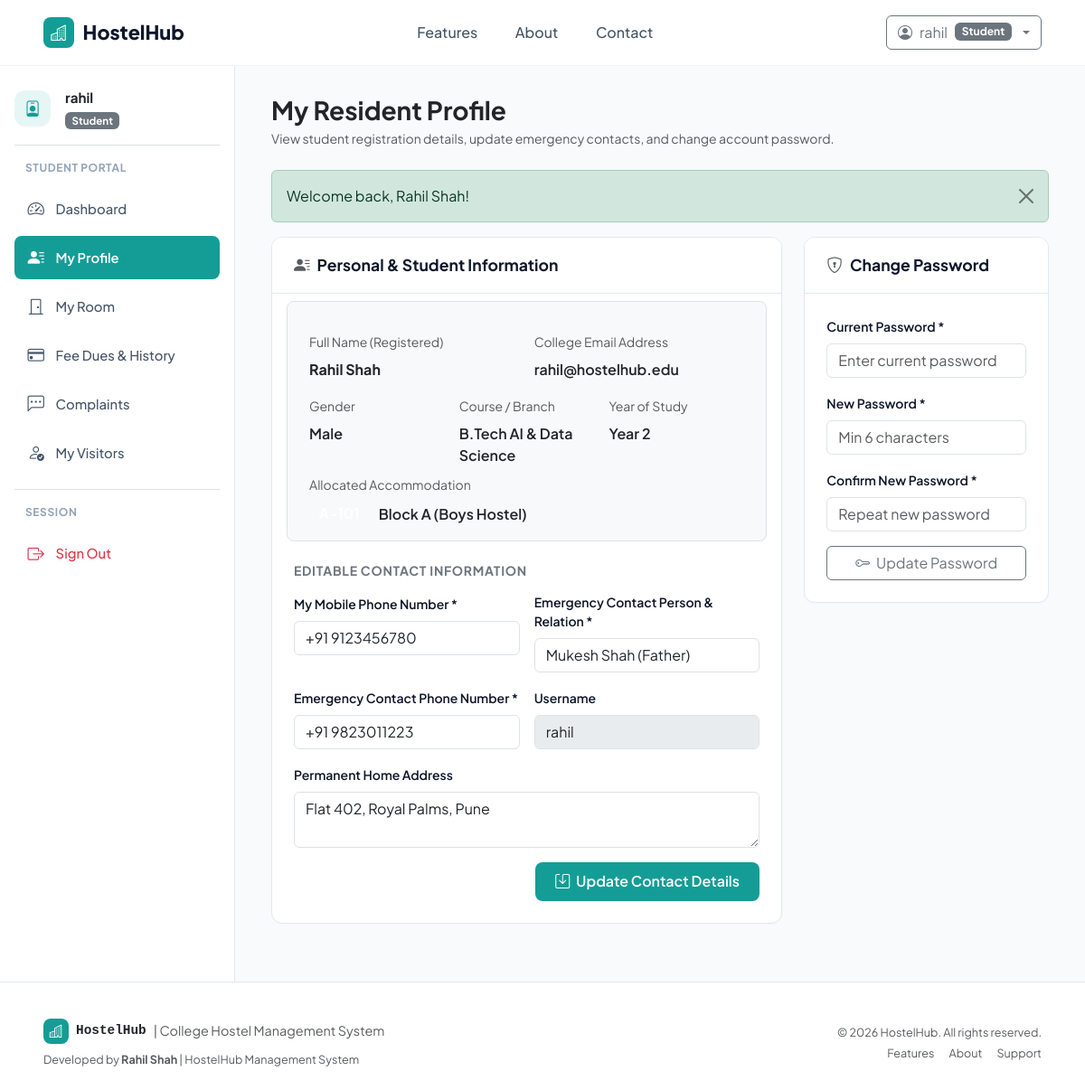
Screenshot of /student/profile.php (signed in) with the database file from the repository.
### tables this page shows
CREATE TABLE `students` (
    `StudentID` INT AUTO_INCREMENT PRIMARY KEY,
    `Name` VARCHAR(100) NOT NULL,
    `Email` VARCHAR(100) NOT NULL UNIQUE,
    `Phone` VARCHAR(20) NOT NULL,
    `Gender` ENUM('Male', 'Female', 'Other') NOT NULL,
    `Course` VARCHAR(100) NOT NULL,
    `Year` INT NOT NULL DEFAULT 1,
    `EmergencyContact` VARCHAR(100) NOT NULL,
    `EmergencyPhone` VARCHAR(20) NOT NULL,
    `Address` TEXT NULL,
    `RoomID` INT NULL,
    `CreatedAt` TIMESTAMP DEFAULT CURRENT_TIMESTAMP,
    FOREIGN KEY (`RoomID`) REFERENCES `rooms`(`RoomID`) ON DELETE SET NULL
);

CREATE TABLE `blocks` (
    `BlockID` INT AUTO_INCREMENT PRIMARY KEY,
    `BlockName` VARCHAR(50) NOT NULL UNIQUE,
    `Gender` ENUM('Boys', 'Girls', 'Coed') NOT NULL,
    `Description` VARCHAR(255) NULL,
    `CreatedAt` TIMESTAMP DEFAULT CURRENT_TIMESTAMP
);

### includes/auth.php (called while the page is built, shortened)
<?php
require_once __DIR__ . '/helpers.php';
function current_user(): ?array {
    return $_SESSION['user'] ?? null;
}

### student/profile.php (the view, shortened to what this page needs)
<?php
require_once __DIR__ . '/../config/database.php';
require_once __DIR__ . '/../includes/helpers.php';
require_once __DIR__ . '/../includes/auth.php';
$studentId = (int)($_SESSION['user']['StudentID'] ?? 0);
$sStmt = $pdo->prepare("
    SELECT s.*, r.RoomNumber, b.BlockName, l.Username
    FROM students s
    LEFT JOIN rooms r ON s.RoomID = r.RoomID
    LEFT JOIN blocks b ON r.BlockID = b.BlockID
    LEFT JOIN logins l ON l.StudentID = s.StudentID
    WHERE s.StudentID = :sid
");
$sStmt->execute([':sid' => $studentId]);
$student = $sStmt->fetch();
require_once __DIR__ . '/../includes/header.php';
?>
<div class="dashboard-container">
    <?php require_once __DIR__ . '/../includes/sidebar.php'; ?>
    <main class="main-content">
        <div class="d-flex flex-wrap justify-content-between align-items-center mb-4 gap-3">
            <div>
                <h3 class="fw-bold text-dark mb-1">My Resident Profile</h3>
                <p class="text-muted small mb-0">View student registration details, update emergency contacts, and change account password.</p>
            </div>
        </div>
        <div class="row g-4">
            <div class="col-lg-8">
                <div class="content-card">
                    <div class="content-card-header">
                        <h6 class="content-card-title"><i class="bi bi-person-lines-fill me-2 text-muted"></i>Personal & Student Information</h6>
                    </div>
                    <div class="content-card-body">
                        <form method="POST" action="profile.php" class="needs-validation" novalidate>
                            <div class="row g-3 mb-4 p-3 bg-light rounded-3 border">
                                <div class="col-md-6">
                                    <label class="form-label small text-muted">Full Name (Registered)</label>
                                    <div class="fw-bold text-dark fs-6"><?= htmlspecialchars($student['Name']) ?></div>
                                </div>
                                <div class="col-md-6">
                                    <label class="form-label small text-muted">College Email Address</label>
                                    <div class="fw-semibold text-dark"><?= htmlspecialchars($student['Email']) ?></div>
                                </div>
                                <div class="col-md-4">
                                    <label class="form-label small text-muted">Gender</label>
                                    <div class="fw-semibold text-dark"><?= htmlspecialchars($student['Gender']) ?></div>
                                </div>
                                <div class="col-md-4">
                                    <label class="form-label small text-muted">Course / Branch</label>
                                    <div class="fw-semibold text-dark"><?= htmlspecialchars($student['Course']) ?></div>
                                </div>
                                <div class="col-md-4">
                                    <label class="form-label small text-muted">Year of Study</label>
                                    <div class="fw-semibold text-dark">Year <?= $student['Year'] ?></div>
                                </div>
                                <div class="col-12 mt-2">
                                    <label class="form-label small text-muted">Allocated Accommodation</label>
                                    <div>
                                        <?php if (!empty($student['RoomNumber'])): ?>
                                            <span class="badge bg-teal fs-6 me-2"><?= htmlspecialchars($student['RoomNumber']) ?></span>
                                            <span class="fw-semibold text-dark"><?= htmlspecialchars($student['BlockName']) ?></span>
                                        <?php else: ?>
                                            <span class="badge bg-warning text-dark">Not yet assigned</span>
                                        <?php endif; ?>
                                    </div>
                                </div>
                            </div>
                            <h6 class="text-uppercase text-secondary fw-bold small mb-3" style="letter-spacing: 0.05em;">
                                Editable Contact Information
                            </h6>
                            <div class="row g-3 mb-3">
                                <div class="col-md-6">
                                    <label class="form-label small fw-semibold">My Mobile Phone Number *</label>
                                    <input type="tel" name="phone" class="form-control" value="<?= htmlspecialchars($student['Phone']) ?>" required>
                                </div>
                                <div class="col-md-6">
                                    <label class="form-label small fw-semibold">Emergency Contact Person & Relation *</label>
                                    <input type="text" name="emergency_contact" class="form-control" value="<?= htmlspecialchars($student['EmergencyContact']) ?>" required placeholder="e.g. Mukesh Shah (Father)">
                                </div>
                                <div class="col-md-6">
                                    <label class="form-label small fw-semibold">Emergency Contact Phone Number *</label>
                                    <input type="tel" name="emergency_phone" class="form-control" value="<?= htmlspecialchars($student['EmergencyPhone']) ?>" required placeholder="+91 98...">
                                </div>
                                <div class="col-md-6">
                                    <label class="form-label small fw-semibold">Username</label>
                                    <input type="text" class="form-control" value="<?= htmlspecialchars($student['Username'] ?? '') ?>" disabled>
                                </div>
                                <div class="col-12">
                                    <label class="form-label small fw-semibold">Permanent Home Address</label>
                                    <textarea name="address" class="form-control" rows="2"><?= htmlspecialchars($student['Address'] ?? '') ?></textarea>
                                </div>
                            </div>
                            <div class="d-flex justify-content-end">
                                <button type="submit" class="btn btn-teal">
                                    <i class="bi bi-save me-1"></i> Update Contact Details
                                </button>
                            </div>
                        </form>
                    </div>
                </div>
            </div>
            <div class="col-lg-4">
                <div class="content-card">
                    <div class="content-card-header">
                        <h6 class="content-card-title"><i class="bi bi-shield-lock me-2 text-muted"></i>Change Password</h6>
                    </div>
                    <div class="content-card-body">
                        <form method="POST" action="profile.php" class="needs-validation" novalidate>
                            <div class="mb-3">
                                <label class="form-label small fw-semibold">Current Password *</label>
                                <input type="password" name="current_password" class="form-control" required placeholder="Enter current password">
                            </div>
                            <div class="mb-3">
                                <label class="form-label small fw-semibold">New Password *</label>
                                <input type="password" name="new_password" class="form-control" required placeholder="Min 6 characters">
                            </div>
                            <div class="mb-3">
                                <label class="form-label small fw-semibold">Confirm New Password *</label>
                                <input type="password" name="confirm_password" class="form-control" required placeholder="Repeat new password">
                            </div>
                            <button type="submit" class="btn btn-outline-secondary w-100">
                                <i class="bi bi-key me-1"></i> Update Password
                            </button>
                        </form>
                    </div>
                </div>
            </div>
        </div>
    </main>
</div>
<?php require_once __DIR__ . '/../includes/footer.php'; ?>

### includes/header.php (shortened to what this page needs)
<?php
require_once __DIR__ . '/helpers.php';
require_once __DIR__ . '/auth.php';
$currentUser = current_user();
?>
<!DOCTYPE html>
<html lang="en">
<head>
    <link href="https://cdn.jsdelivr.net/npm/bootstrap@5.3.3/dist/css/bootstrap.min.css" rel="stylesheet">
    <link rel="stylesheet" href="https://cdn.jsdelivr.net/npm/bootstrap-icons@1.11.3/font/bootstrap-icons.min.css">
    <link rel="stylesheet" href="<?= BASE_URL ?>/assets/css/style.css?v=<?= time() ?>">
</head>
<body>
<nav class="navbar navbar-expand-lg navbar-custom navbar-light sticky-top">
    <div class="container-fluid px-3 px-lg-5">
        <a class="navbar-brand-custom" href="<?= BASE_URL ?>/index.php">
            <span class="brand-icon-box">
                <i class="bi bi-buildings"></i>
            </span>
            <span>HostelHub</span>
        </a>
        <div class="collapse navbar-collapse" id="hostelNavbar">
            <ul class="navbar-nav mx-auto mb-2 mb-lg-0">
                <li class="nav-item">
                    <a class="nav-link nav-link-custom" href="<?= BASE_URL ?>/index.php#features">Features</a>
                </li>
                <li class="nav-item">
                    <a class="nav-link nav-link-custom" href="<?= BASE_URL ?>/index.php#about">About</a>
                </li>
                <li class="nav-item">
                    <a class="nav-link nav-link-custom" href="<?= BASE_URL ?>/index.php#contact">Contact</a>
                </li>
            </ul>
            <div class="d-flex align-items-center gap-2">
                <?php if ($currentUser): ?>
                    <div class="dropdown">
                        <button class="btn btn-outline-secondary dropdown-toggle d-flex align-items-center gap-2" type="button" data-bs-toggle="dropdown" aria-expanded="false">
                            <i class="bi bi-person-circle"></i>
                            <span><?= htmlspecialchars($currentUser['Username']) ?></span>
                            <span class="badge bg-secondary"><?= htmlspecialchars($currentUser['Role']) ?></span>
                        </button>
                    </div>
                <?php else: ?>
                    <a href="<?= BASE_URL ?>/auth/login.php" class="nav-link-custom text-decoration-none px-3">Login</a>
                    <a href="<?= BASE_URL ?>/auth/register.php" class="btn btn-teal">Register</a>
                <?php endif; ?>
            </div>
        </div>
    </div>
</nav>

### assets/css/style.css (style rules this page uses)
:root { --primary-teal: #149d96; --primary-teal-hover: #0f827c; --primary-teal-light: #e6f6f5; --primary-teal-border: #b2e4e1; --text-dark: #0f172a; --text-muted: #64748b; --bg-light: #f8fafc; --bg-card: #ffffff; --border-color: #e2e8f0; --sidebar-width: 260px; }
html, body { max-width: 100%; overflow-x: hidden; }
body { font-family: 'Plus Jakarta Sans', 'Inter', -apple-system, BlinkMacSystemFont, "Segoe UI", Roboto, sans-serif; color: var(--text-dark); background-color: var(--bg-light); min-height: 100vh; display: flex; flex-direction: column; }
.btn-teal { background-color: var(--primary-teal); color: #ffffff !important; border: none; font-weight: 600; padding: 0.6rem 1.4rem; border-radius: 8px; transition: all 0.2s ease-in-out; }
.navbar-custom { background-color: #ffffff; border-bottom: 1px solid #f1f5f9; padding: 1rem 0; }
.navbar-brand-custom { font-size: 1.35rem; font-weight: 800; color: var(--text-dark); text-decoration: none; display: flex; align-items: center; gap: 0.6rem; }
.brand-icon-box { width: 34px; height: 34px; border-radius: 8px; background-color: var(--primary-teal); color: #ffffff; display: inline-flex; align-items: center; justify-content: center; font-size: 1.1rem; }
.nav-link-custom { color: #475569 !important; font-weight: 500; margin: 0 0.8rem; transition: color 0.15s ease; }
.dashboard-container { display: flex; min-height: calc(100vh - 70px); }
.main-content { flex-grow: 1; padding: 2rem 2.5rem; background-color: var(--bg-light); overflow-x: hidden; }
.content-card { background: #ffffff; border: 1px solid var(--border-color); border-radius: 12px; box-shadow: 0 1px 3px rgba(0,0,0,0.02); margin-bottom: 2rem; overflow: hidden; }
.content-card-header { padding: 1.25rem 1.5rem; border-bottom: 1px solid var(--border-color); display: flex; align-items: center; justify-content: space-between; background-color: #ffffff; }
.content-card-title { font-size: 1.1rem; font-weight: 700; margin: 0; color: #0f172a; }
.content-card-body { padding: 1.5rem; }
.container, .container-fluid { max-width: 100%; }

### rows the page displays
students: logins.Username "rahil", Name "Rahil Shah", Email "rahil@hostelhub.edu", Gender "Male", Course "B.Tech AI & Data Science", Year "2", blocks.BlockName "Block A (Boys Hostel)", phone "+91 9123456780", emergency_contact "Mukesh Shah (Father)", emergency_phone "+91 9823011223", Username "rahil", address "Flat 402, Royal Palms, Pune"

### other values shown
$currentUser['Role'] "Student"
$_SESSION['user']['Username'] "rahil"
$role "Student"
$message "Welcome back, Rahil Shah!"
APP_NAME "HostelHub"
APP_TITLE "College Hostel Management System"
